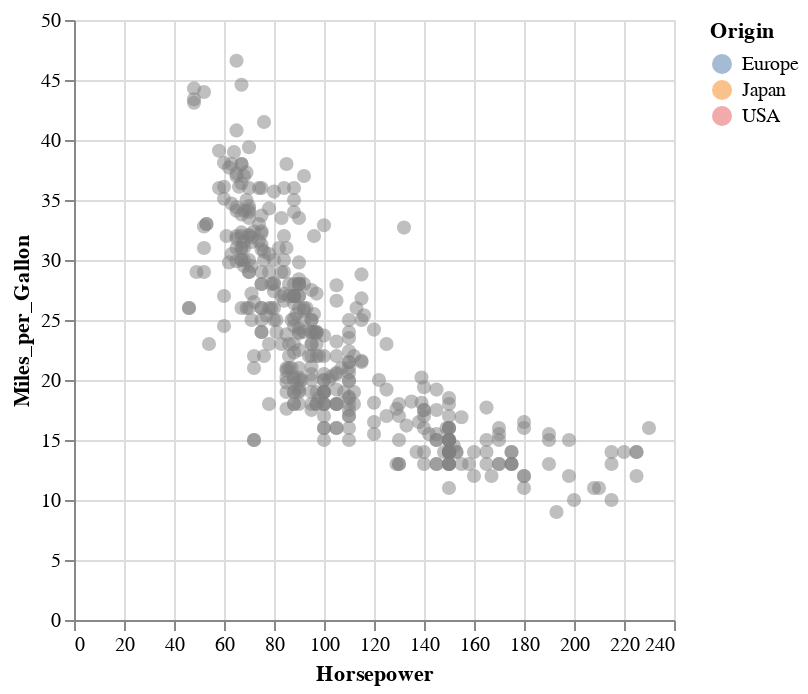

Here is the notebook cell this chart was saved with:
### Code cell
# 2.2.2 Three steps for making an interactive chart

# put it all together ~ Empty, size and color condition

#1. define selection (nothing selected to start)
selection=alt.selection_point(empty=False)

#2. define condition
sizeCondition=alt.condition(selection,alt.SizeValue(200),alt.SizeValue(50))
colorCondition=alt.condition(selection,"Origin",alt.value("gray"))

#3. add selection and conditions to chart
hp_mpg.add_params(
    selection
).encode(
    # 4. add conditions to encode: you can chain multiple selections
    size=sizeCondition,
    color=colorCondition
)

### Figure 1 — Vega-Lite specification as saved in the notebook (floating-point values rounded to 4 significant figures; data arrays with more than 128 entries replaced by an {"elided": "..."} marker saying what was removed)
{"config": {"view": {"continuousWidth": 300, "continuousHeight": 300}}, "data": {"name": "data-8e25068d8b9a578f41a59c91e539d690"}, "mark": {"type": "circle", "opacity": 0.5, "size": 80}, "encoding": {"color": {"condition": {"param": "param_5", "empty": false, "field": "Origin"}, "value": "gray"}, "size": {"condition": {"param": "param_5", "empty": false, "value": 200}, "value": 50}, "x": {"field": "Horsepower", "type": "quantitative"}, "y": {"field": "Miles_per_Gallon", "type": "quantitative"}}, "params": [{"name": "param_5", "select": {"type": "point"}}], "$schema": "https://vega.github.io/schema/vega-lite/v5.16.3.json", "datasets": {"data-8e25068d8b9a578f41a59c91e539d690": {"elided": "406 records"}}}
